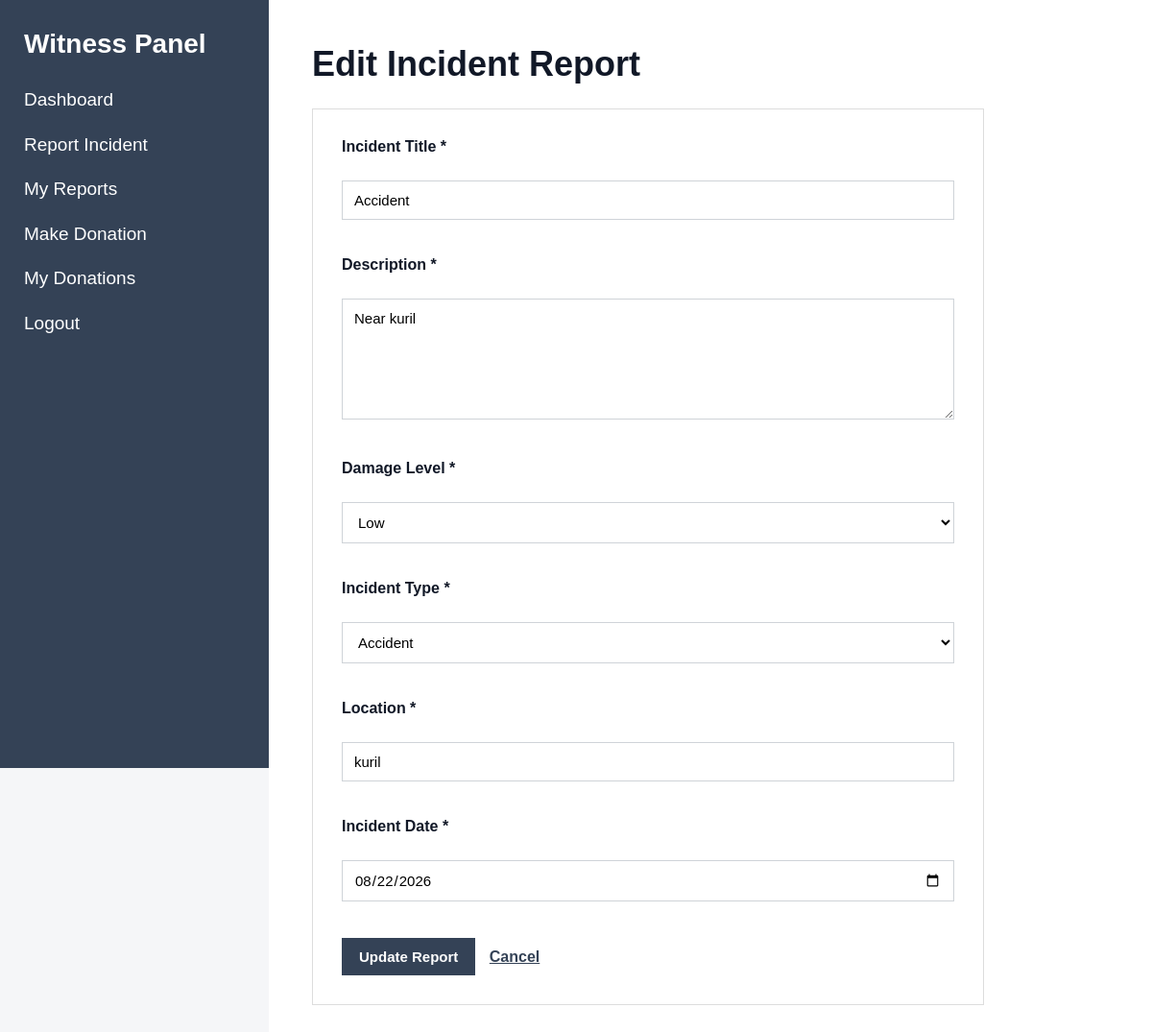
Screenshot of /index.php?page=witness-report-edit&id=1 (signed in) with the database file from the repository.
### tables this page shows
CREATE TABLE `witness_reports` (
  `id` int(11) NOT NULL,
  `witness_id` int(11) NOT NULL,
  `title` varchar(150) NOT NULL,
  `description` text NOT NULL,
  `incident_type` varchar(50) NOT NULL,
  `location` varchar(255) NOT NULL,
  `incident_date` datetime NOT NULL,
  `evidence_file` varchar(255) DEFAULT NULL,
  `status` varchar(30) NOT NULL DEFAULT 'pending',
  `created_at` timestamp NOT NULL DEFAULT current_timestamp(),
  `updated_at` timestamp NOT NULL DEFAULT current_timestamp() ON UPDATE current_timestamp()
);

### models/WitnessModel.php (called while the page is built, shortened)
<?php
function getWitnessReportById(
    $conn,
    $report_id,
    $witness_id
) {
    $sql = "SELECT *
            FROM witness_reports
            WHERE id = ?
            AND witness_id = ?
            LIMIT 1";
    $stmt = mysqli_prepare(
        $conn,
        $sql
    );
    mysqli_stmt_bind_param(
        $stmt,
        "ii",
        $report_id,
        $witness_id
    );
    mysqli_stmt_execute($stmt);
    $result =
        mysqli_stmt_get_result($stmt);
    $report =
        mysqli_fetch_assoc($result);
    return $report;
}

### views/witness/edit_report.php (the view, shortened to what this page needs)
<?php require_once "views/partials/header.php"; ?>
<?php require_once "views/partials/sidebar.php"; ?>
<div class="content">
    <h1>Edit Incident Report</h1>
    <form
        method="POST"
        action="index.php?page=witness-report-edit&id=<?php echo (int)$report['id']; ?>"
    >
        <div>
            <label for="title">
                Incident Title *
            </label>
            <br>
            <input
                type="text"
                id="title"
                name="title"
                maxlength="150"
                value="<?php echo htmlspecialchars($report['title'] ?? ''); ?>"
                required
            >
        </div>
        <br>
        <div>
            <label for="description">
                Description *
            </label>
            <br>
            <textarea
                id="description"
                name="description"
                rows="6"
                required
            ><?php echo htmlspecialchars($report['description'] ?? ''); ?></textarea>
        </div>
        <br>
<div>
    <label for="damage_level">
        Damage Level *
    </label>
    <br>
    <select
        id="damage_level"
        name="damage_level"
        required
    >
        <option value="low"
            <?php
            echo (
                ($report['damage_level'] ?? '') === 'low'
            )
                ? 'selected'
                : '';
            ?>
        >
            Low
        </option>
    </select>
</div>
<br>
        <div>
            <label for="incident_type">
                Incident Type *
            </label>
            <br>
            <select
                id="incident_type"
                name="incident_type"
                required
            >
                <option
                    value="accident"
                    <?php echo (($report['incident_type'] ?? '') === 'accident') ? 'selected' : ''; ?>
                >
                    Accident
                </option>
            </select>
        </div>
        <br>
        <div>
            <label for="location">
                Location *
            </label>
            <br>
            <input
                type="text"
                id="location"
                name="location"
                maxlength="255"
                value="<?php echo htmlspecialchars($report['location'] ?? ''); ?>"
                required
            >
        </div>
        <br>
        <div>
            <label for="incident_date">
                Incident Date *
            </label>
            <br>
            <input
                type="date"
                id="incident_date"
                name="incident_date"
                value="<?php echo htmlspecialchars(
                    !empty($report['incident_date'])
                        ? date('Y-m-d', strtotime($report['incident_date']))
                        : ''
                ); ?>"
                required
            >
        </div>
        <br>
        <button type="submit">
            Update Report
        </button>
        <a
            href="index.php?page=witness-reports"
            style="margin-left: 10px;"
        >
            Cancel
        </a>
    </form>
</div>
<?php require_once "views/partials/footer.php"; ?>

### assets/css/style.css (style rules this page uses)
* { box-sizing: border-box; }
body { margin: 0; font-family: Arial, Helvetica, sans-serif; background: #f5f6f8; color: #1f2937; }
.content { margin-left: 280px; padding: 45px; min-height: 100vh; background: white; }
.content h1 { margin-top: 0; margin-bottom: 20px; font-size: 36px; line-height: 1.2; color: #111827; }
.content a { color: #344256; font-weight: 600; text-decoration: underline; }
.content>form, .card form { max-width: 700px; }
.content>form { border: 1px solid #dddddd; padding: 30px; margin-top: 25px; background: white; }
.content>form div, .card form div { margin-bottom: 20px; }
label { display: block; margin-bottom: 8px; font-size: 16px; font-weight: bold; color: #111827; }
input, textarea, select { width: 100%; padding: 11px 12px; border: 1px solid #cfd3d8; background: white; font-family: Arial, Helvetica, sans-serif; font-size: 15px; outline: none; }
textarea { min-height: 120px; resize: vertical; }
button { background: #344256; color: white; border: none; padding: 11px 18px; font-family: Arial, Helvetica, sans-serif; font-size: 15px; font-weight: 600; cursor: pointer; }

### rows the page displays
witness_reports: title "Accident", description "Near kuril", incident_type "Accident", location "kuril", incident_date "08/22/2026"
